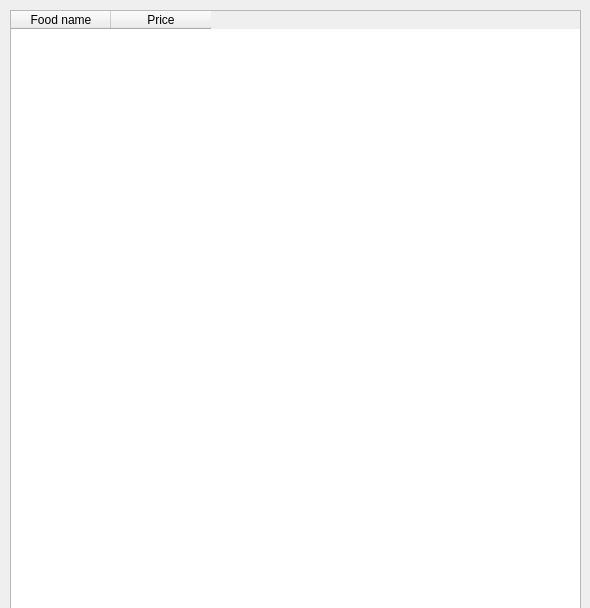
<?xml version="1.0" encoding="UTF-8"?>
<ui version="4.0">
 <class>RestarauntMenu</class>
 <widget class="QDialog" name="RestarauntMenu">
  <property name="geometry">
   <rect>
    <x>0</x>
    <y>0</y>
    <width>590</width>
    <height>608</height>
   </rect>
  </property>
  <property name="windowTitle">
   <string>Dialog</string>
  </property>
  <widget class="QTableWidget" name="tableWidget">
   <property name="geometry">
    <rect>
     <x>10</x>
     <y>10</y>
     <width>571</width>
     <height>621</height>
    </rect>
   </property>
   <column>
    <property name="text">
     <string>Food name</string>
    </property>
   </column>
   <column>
    <property name="text">
     <string>Price</string>
    </property>
   </column>
  </widget>
 </widget>
 <resources/>
 <connections/>
</ui>
